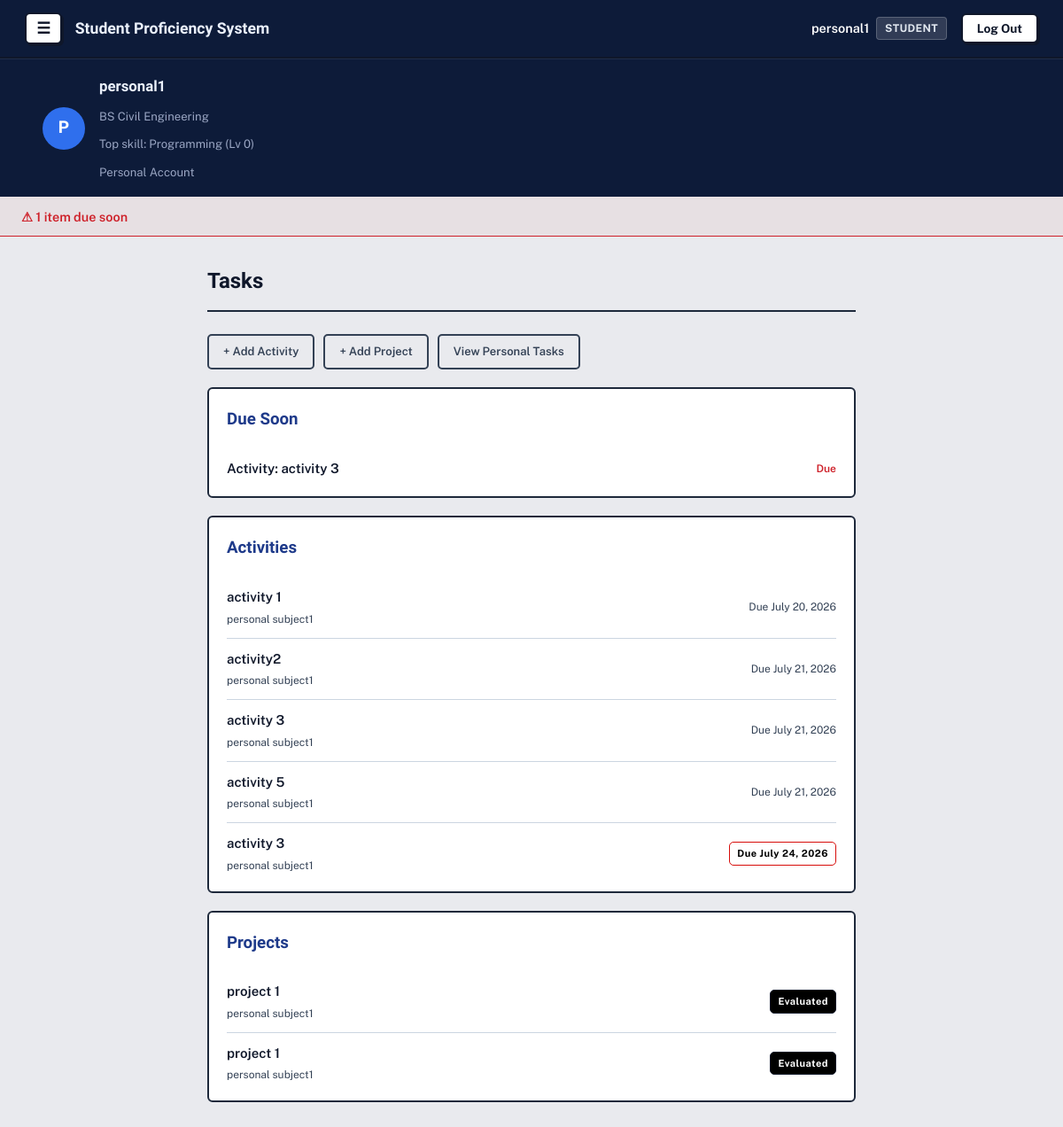
/tracker/tasks/ (signed in), run on the app's committed database.
### accounts/models.py (models this page shows, shortened)
class Profile(models.Model):
    ROLE_CHOICES = [
        ('student', 'Student'),
        ('teacher', 'Teacher'),
    ]
    MODE_CHOICES = [
        ('personal', 'Personal'),
        ('professional', 'Professional'),
    ]
    user = models.OneToOneField(
        User, on_delete=models.CASCADE, related_name='profile')
    role = models.CharField(max_length=10, choices=ROLE_CHOICES)
    mode = models.CharField(
        max_length=15, choices=MODE_CHOICES, blank=True, null=True)
    course = models.ForeignKey(
        Course, on_delete=models.SET_NULL, null=True, blank=True)
    @property
    def is_manager(self):
        return self.role == 'teacher' or self.mode == 'personal'

### avatar/models.py (models this page shows, shortened)
class Course(models.Model):
    name = models.CharField(max_length=100)

class StudentSkill(models.Model):
    student = models.ForeignKey(
        User, on_delete=models.CASCADE, related_name='skills')
    skill = models.ForeignKey(Skill, on_delete=models.CASCADE)
    points = models.PositiveIntegerField(default=0)
    class Meta:
        unique_together = ('student', 'skill')
    @property
    def level(self):
        return self.points // 100

class Skill(models.Model):
    CATEGORY_CHOICES = [
        ('general', 'General Education'),
        ('course', 'Course-Specific'),
        ('broad', 'Broad (Non-College)'),
    ]
    name = models.CharField(max_length=100)
    description = models.TextField(blank=True)
    category = models.CharField(
        max_length=10, choices=CATEGORY_CHOICES, default='course')
    course = models.ForeignKey(
        Course, on_delete=models.CASCADE, null=True, blank=True, related_name='skills')

### tracker/models.py (models this page shows, shortened)
class Activity(models.Model):
    topic = models.ForeignKey(
        Topic, on_delete=models.CASCADE, related_name='activities')
    title = models.CharField(max_length=200)
    instructions = models.TextField(blank=True)
    deadline = models.DateField()
    created_at = models.DateTimeField(auto_now_add=True)
    @property
    def due_soon(self):
        return 0 <= (self.deadline - timezone.now().date()).days <= 3

class Topic(models.Model):
    lesson_plan = models.ForeignKey(
        LessonPlan, on_delete=models.CASCADE, related_name='topics')
    title = models.CharField(max_length=200)
    start_date = models.DateField()
    end_date = models.DateField()

class LessonPlan(models.Model):
    subject = models.OneToOneField(
        Subject, on_delete=models.CASCADE, related_name='lesson_plan')

class Subject(models.Model):
    name = models.CharField(max_length=100)
    teacher = models.ForeignKey(
        User, on_delete=models.CASCADE, related_name='subjects_taught')
    students = models.ManyToManyField(
        User, related_name='subjects_enrolled', blank=True)

class Project(models.Model):
    subject = models.ForeignKey(
        Subject, on_delete=models.CASCADE, related_name='projects')
    title = models.CharField(max_length=200)
    description = models.TextField(blank=True)
    deadline = models.DateField(null=True, blank=True)
    created_at = models.DateTimeField(auto_now_add=True)

### tracker/views.py (the view)
# urls.py: path('tasks/', views.task_list, name='task_list'),
@login_required
def task_list(request):
    if request.user.profile.is_manager:
        owned = Subject.objects.filter(teacher=request.user)
    else:
        owned = Subject.objects.none()
    enrolled = request.user.subjects_enrolled.all()
    subjects = (owned | enrolled).distinct()
    activities = Activity.objects.filter(
        topic__lesson_plan__subject__in=subjects).order_by('deadline')
    completed_activity_ids = set(
        ActivityCompletion.objects.filter(
            student=request.user, activity__in=activities).values_list('activity_id', flat=True)
    )
    projects = Project.objects.filter(
        subject__in=subjects).order_by('deadline')
    project_data = []
    for project in projects:
        submission = ProjectSubmission.objects.filter(
            project=project, student=request.user).first()
        project_data.append({'project': project, 'submission': submission})
    return render(request, 'tracker/task_list.html', {
        'activities': activities, 'completed_activity_ids': completed_activity_ids, 'project_data': project_data
    })

### accounts/context_processors.py (called while the page is built)
def profile_banner(request):
    if not request.user.is_authenticated or request.user.profile.role != 'student':
        return {}
    top_skill = request.user.skills.order_by('-points').first()
    return {'top_skill': top_skill}

### tracker/templates/tracker/task_list.html
{% extends 'base.html' %}
{% block content %}
<div class="tasks-container">
    <div class="tasks-header">
        <h2>Tasks</h2>
    </div>
    {% if user.profile.mode == 'personal' %}
    <div class="manager-actions" style="margin-bottom:20px;">
        <a href="{% url 'add_task_activity' %}" class="btn-secondary">+ Add Activity</a>
        <a href="{% url 'add_task_project' %}" class="btn-secondary">+ Add Project</a>
        <a href="{% url 'personal_task_list' %}" class="btn-secondary">View Personal Tasks</a>
    </div>
    {% endif %}
    {% if reminder_items %}
    <div class="topic-card">
        <h3 style="color:#1E3A8A; margin-top:0;">Due Soon</h3>
        <ul class="activity-list">
            {% for item in reminder_items %}
            <li class="activity-item">
                <a href="{% url item.url_name item.obj_id %}" class="activity-title">{{ item.type }}:
                    {{ item.title}}</a>
                <span class="task-due-date">Due {{ activity.deadline }}</span>
            </li>
            {% endfor %}
        </ul>
    </div>
    {% endif %}
    <div class="topic-card">
        <h3 style="color:#1E3A8A; margin-top:0;">Activities</h3>
        <ul class="activity-list">
            {% for activity in activities %}
            <li class="activity-item">
                <div class="activity-details">
                    <a href="{% url 'activity_detail' activity.id %}" class="activity-title">{{ activity.title }}</a>
                    <span class="activity-deadline">{{ activity.topic.lesson_plan.subject.name }}</span>
                </div>
                <div class="activity-status">
                    {% if activity.id in completed_activity_ids %}
                    <span class="badge badge-success">Done</span>
                    {% elif activity.due_soon %}
                    <span class="badge badge-warning">Due {{ activity.deadline }}</span>
                    {% else %}
                    <span class="activity-deadline">Due {{ activity.deadline }}</span>
                    {% endif %}
                </div>
            </li>
            {% empty %}
            <li class="empty-state-sm">No activities assigned yet.</li>
            {% endfor %}
        </ul>
    </div>
    <div class="topic-card">
        <h3 style="color:#1E3A8A; margin-top:0;">Projects</h3>
        <ul class="activity-list">
            {% for item in project_data %}
            <li class="activity-item">
                <div class="activity-details">
                    <a href="{% url 'project_detail' item.project.id %}" class="activity-title">
                        {{ item.project.title}}</a>
                    <span class="activity-deadline">{{ item.project.subject.name }}</span>
                </div>
                <div class="activity-status">
                    {% if item.submission.evaluated %}
                    <span class="badge badge-success">Evaluated</span>
                    {% elif item.submission %}
                    <span class="badge badge-warning">Submitted</span>
                    {% else %}
                    <span class="badge badge-warning">Not Submitted</span>
                    {% endif %}
                </div>
            </li>
            {% empty %}
            <li class="empty-state-sm">No projects assigned yet.</li>
            {% endfor %}
        </ul>
    </div>
</div>
{% endblock %}

### templates/base.html (shortened to what this page needs)
{% load static %}
<!DOCTYPE html>
<html lang="en">
<head>
    <link rel="stylesheet" href="{% static 'css/style.css' %}">
</head>
<body>
    <nav class="navbar">
        <div class="navbar-left">
            {% if user.is_authenticated %}
            <button id="menuToggle" class="menu-btn" aria-label="Menu">☰</button>
            {% endif %}
            <span class="brand">Student Proficiency System</span>
        </div>
        <div class="navbar-right">
            {% if user.is_authenticated %}
            <div class="user-badge">
                <span class="user-name">{{ user.username }}</span>
                <span class="role-pill">{{ user.profile.role|capfirst }}</span>
            </div>
            <form method="post" action="{% url 'logout' %}" class="logout-form">
                <button type="submit" class="btn-logout">Log Out</button>
            </form>
            {% else %}
            <a href="{% url 'login' %}" class="btn-auth">Log In</a>
            <a href="{% url 'signup' %}" class="btn-auth btn-signup">Sign Up</a>
            {% endif %}
        </div>
    </nav>
    {% if user.is_authenticated and user.profile.role == 'student' %}
    <div class="profile-banner">
        <div class="profile-banner-inner">
            <div class="profile-avatar-circle">{{ user.username|slice:":1"|upper }}</div>
            <div class="profile-info">
                <div class="profile-name">{{ user.username }}</div>
                <div class="profile-line">
                    {% if user.profile.course %}{{ user.profile.course.name }}{% else %}No course{% endif %}
                </div>
                <div class="profile-line">
                    {% if top_skill %}Top skill: {{ top_skill.skill.name }} (Lv {{ top_skill.level }}){% else %}No skills yet{% endif %}
                </div>
                <div class="profile-line">
                    {% if user.profile.mode == 'personal' %}Personal Account{% else %}Professional Account{% endif %}
                </div>
            </div>
        </div>
    </div>
    {% endif %}
    {% if reminder_count %}
    <div class="reminder-bar">
        <a href="{% url 'task_list' %}" class="reminder-btn">⚠ {{ reminder_count }} item{{ reminder_count|pluralize }} due soon</a>
    </div>
    {% endif %}
    <main class="page">
        {% block content %}
        {% endblock %}
    </main>
</body>
</html>

### data on the page
StudentSkill: skill.name "Programming", level "0"
Activity: title "activity 3", title "activity 3", topic.lesson_plan.subject.name "personal subject1", deadline "July 24, 2026"
Activity: title "activity 1", topic.lesson_plan.subject.name "personal subject1", deadline "July 20, 2026"
Activity: title "activity2", topic.lesson_plan.subject.name "personal subject1", deadline "July 21, 2026"
Activity: title "activity 3", topic.lesson_plan.subject.name "personal subject1", deadline "July 21, 2026"
Activity: title "activity 5", topic.lesson_plan.subject.name "personal subject1", deadline "July 21, 2026"
Project: project "project 1", project.subject.name "personal subject1"
Project: project "project 1", project.subject.name "personal subject1"

### other printed values
{{ user.username }} "personal1"
{{ user.profile.role|capfirst }} "STUDENT"
{{ user.username|slice:":1"|upper }} "P"
{{ user.profile.course.name }} "BS Civil Engineering"
{{ reminder_count }} "1"
{{ item.type }} "Activity"
